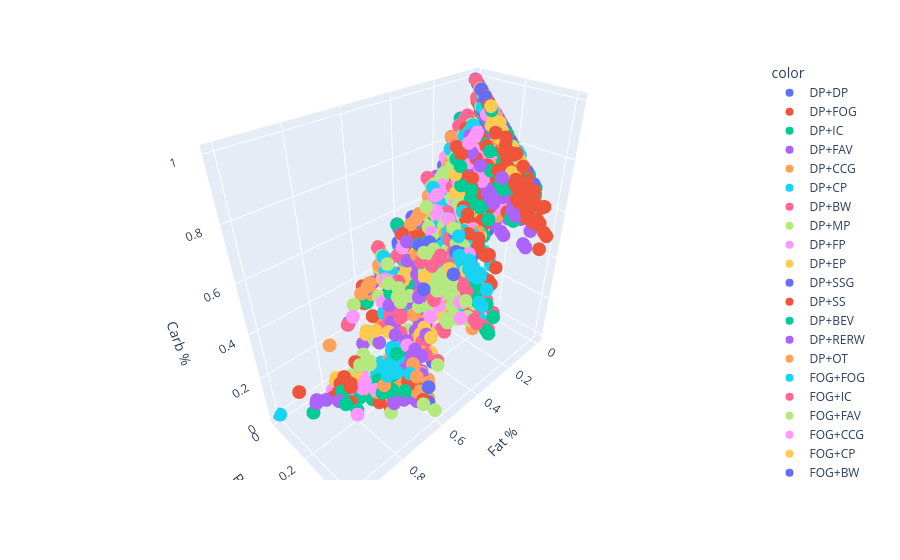

The code cell stored with this chart in its notebook:
### Code cell
labels = {'0':'Fat %', '1':'Protein %', '2':'Carb %'}
# labels = {'0':'fat per 100g', '1':'protein per 100g', '2':'carbs per 100g'}
fig = px.scatter_3d(combined_macros, x=0, y=1, z=2, labels=labels, color=combined_food_waste['Group'])
fig.show()
# the outlier (from the plane) is potatoes, whose percentages don't add to 100 for some reason
